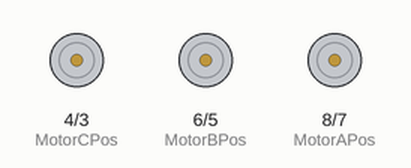
The sketch below on a simulated Arduino Uno, built with avr-gcc and run on an emulated ATmega328P. On the bench: motor-driver pin pairs drawn as motors (green arrow = first pin HIGH = forward, orange = second pin HIGH = backward, longer = more drive).

Above: at 12.8 s.
At 13.25 s:
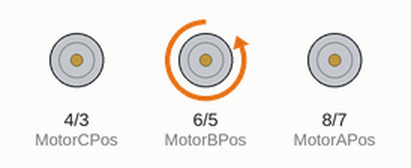
At 15.76 s:
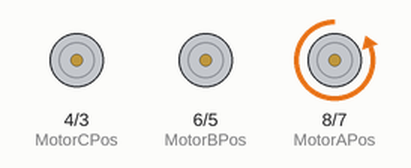
At 16.47 s:
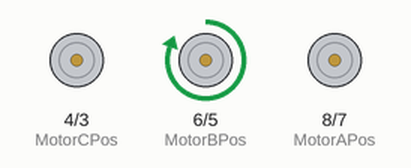
At 16.77 s:
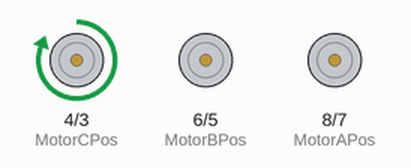
At 19.97 s:
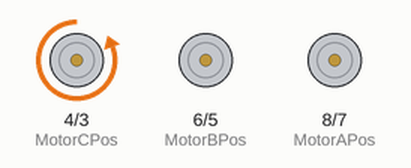
Timing chart, 0 to 20.8 s (numbered marks = the images above):
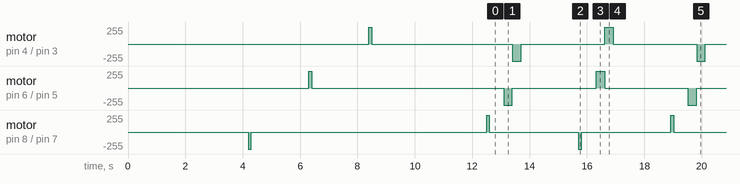

The sketch:

MotorHBridge.ino
```cpp
//Trent Chipman 1/27/25

/************************************/
//These can be changed
//milliseconds 5000 = 5 seconds
//Don't set any of these to 0
const unsigned int out_time = 50;
const unsigned int in_time = 100;
const unsigned int Aout_time = 100;
const unsigned int Ain_time = 120;
const unsigned int Bout_time = 300;
const unsigned int Bin_time = 300;
const unsigned int Cout_time = 50;
const unsigned int Cin_time = 70;
const int set_cycle_amount = 1000;
/************************************/

int mode = 1;
unsigned long seconds;
int cycle_amount = 0;
float minutes;

// constants Used here to set pin numbers
const int MotorAPos =  8;
const int MotorANeg =  7;
const int MotorBPos =  6;
const int MotorBNeg =  5;
const int MotorCPos =  4;
const int MotorCNeg =  3;

// Variables will change:
//int upState = LOW; //Up/Down state
//int downState = LOW;

// Generally, you should use "unsigned long" for variables that hold time
// The value will quickly become too large for an int to store
unsigned long previousMillis = 0;        // will store last time LED was updated
unsigned long currentMillis  = 0;
unsigned long previousStrokeMillis = 0;
// constants won't change:
const long interval = 1000;


void setup() {
  //initialize outputs and start LOW
  pinMode(MotorAPos, OUTPUT);
  pinMode(MotorANeg, OUTPUT);
  pinMode(MotorBPos, OUTPUT);
  pinMode(MotorBNeg, OUTPUT);
  pinMode(MotorCPos, OUTPUT);
  pinMode(MotorCNeg, OUTPUT);
  digitalWrite(MotorAPos, LOW);
  digitalWrite(MotorANeg, LOW);
  digitalWrite(MotorBPos, LOW);
  digitalWrite(MotorBNeg, LOW);
  digitalWrite(MotorCPos, LOW);
  digitalWrite(MotorCNeg, LOW);
  delay(200);

  // initialize serial communication at 9600 bits per second:
  //Serial.begin(9600);
  // make the pushbutton's pin an input:
  //pinMode(decoder, INPUT);
  previousMillis = millis();
  previousStrokeMillis = previousMillis;

  //Calibaration testing
  delay(4000);
  //Motor A go in
  digitalWrite(MotorANeg, HIGH);
  digitalWrite(MotorAPos, LOW);
  delay(in_time);
  digitalWrite(MotorAPos, LOW);
  digitalWrite(MotorANeg, LOW);
  delay(2000);
  //Motor B go in
  digitalWrite(MotorBNeg, LOW);
  digitalWrite(MotorBPos, HIGH);
  delay(in_time);
  digitalWrite(MotorBPos, LOW);
  digitalWrite(MotorBNeg, LOW);
  delay(2000);
  //Motor C go in
  digitalWrite(MotorCNeg, LOW);
  digitalWrite(MotorCPos, HIGH);
  delay(in_time);
  digitalWrite(MotorCPos, LOW);
  digitalWrite(MotorCNeg, LOW);
  delay(4000);
}

void loop() {
  if(cycle_amount >= set_cycle_amount){
    //total cycles reached
    //turn off
    digitalWrite(MotorAPos, LOW);
    digitalWrite(MotorANeg, LOW);
    //If you want logic for it to wait and then keep going after it cooled
    //cycle_amount = 0; //also get rid of return
    //currentMillis = millis();
    //if((currentMillis - previousStrokeMillis) >= cool_time)
  }else{
  //Motor A go out
  digitalWrite(MotorAPos, HIGH);
  digitalWrite(MotorANeg, LOW);
  delay(Aout_time);
  digitalWrite(MotorANeg, LOW);
  digitalWrite(MotorAPos, LOW);
  delay(500);
  //Motor B go out
  digitalWrite(MotorBNeg, HIGH);
  digitalWrite(MotorBPos, LOW);
  delay(Bout_time);
  digitalWrite(MotorBPos, LOW);
  digitalWrite(MotorBNeg, LOW);
  //delay(500);
  //Motor C go out
  digitalWrite(MotorCNeg, HIGH);
  digitalWrite(MotorCPos, LOW);
  delay(Bout_time);
  digitalWrite(MotorCPos, LOW);
  digitalWrite(MotorCNeg, LOW);

  delay(2000);

  //Motor A go in
  digitalWrite(MotorANeg, HIGH);
  digitalWrite(MotorAPos, LOW);
  delay(Ain_time);
  digitalWrite(MotorAPos, LOW);
  digitalWrite(MotorANeg, LOW);
  delay(500);
  //Motor B go in
  digitalWrite(MotorBPos, HIGH);
  digitalWrite(MotorBNeg, LOW);
  delay(Bin_time);
  digitalWrite(MotorBNeg, LOW);
  digitalWrite(MotorBPos, LOW);
  //delay(500);
  //Motor C go in
  digitalWrite(MotorCNeg, LOW);
  digitalWrite(MotorCPos, HIGH);
  delay(Bin_time);
  digitalWrite(MotorCPos, LOW);
  digitalWrite(MotorCNeg, LOW);
  cycle_amount +=1;

  delay(2000);
  }
}
```

Measured:
- by itself, motor on pin 4 (MotorCPos) / pin 3 (MotorCNeg): stopped → forward 255/255 at 8.4 s, → stopped 0.10 s later, → backward 255/255 4.9 s later, → stopped 0.30 s later, … (20 changes in this stretch)
- by itself, motor on pin 6 (MotorBPos) / pin 5 (MotorBNeg): stopped → forward 255/255 at 6.3 s, → stopped 0.10 s later, → backward 255/255 6.7 s later, → stopped 0.30 s later, … (20 changes in this stretch)
